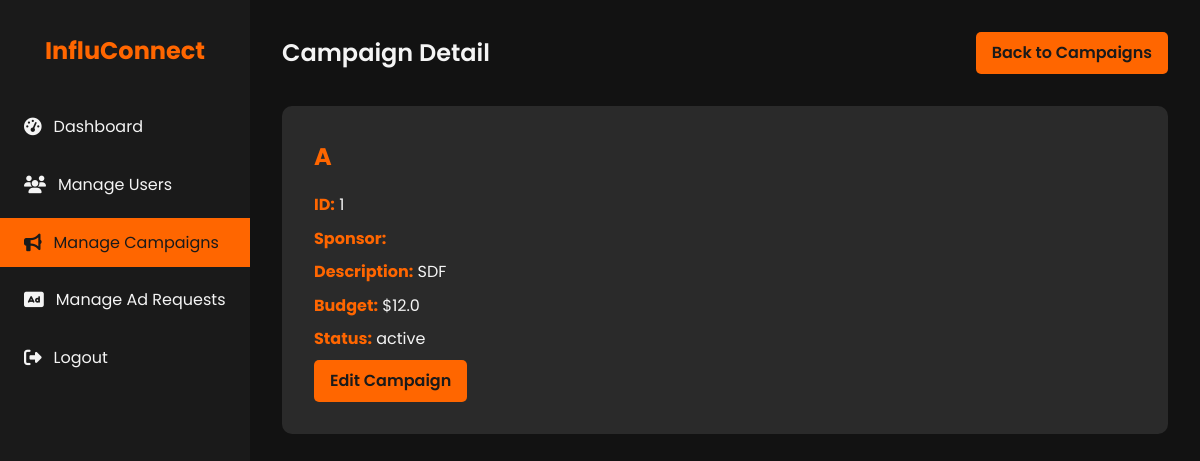
Page /admin/campaigns/1 (signed in) on the earlier database version.
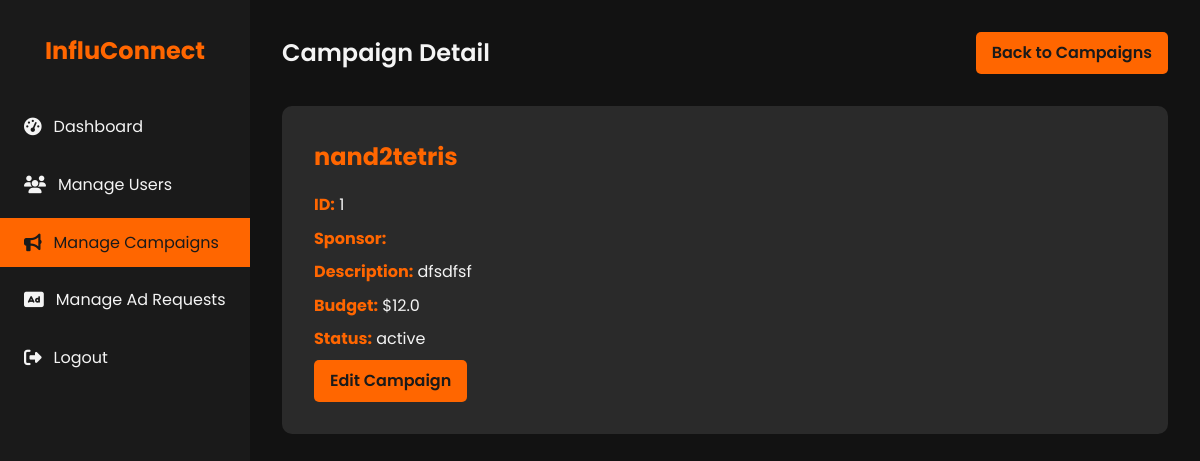
Same page on the later database version.
### models.py (models this page shows, shortened)
class Campaign(db.Model):
    id = db.Column(db.Integer, primary_key=True)
    sponsor_id = db.Column(db.Integer, db.ForeignKey('sponsor.id', ondelete='SET NULL'), nullable=True)
    title = db.Column(db.String(120), nullable=False)
    company_name= db.Column(db.String(120), nullable=False)
    description = db.Column(db.Text)
    budget = db.Column(db.Float)
    category = db.Column(db.String(120))
    status = db.Column(db.String(50), nullable=False)  # active, completed, flagged
    start_date = db.Column(db.DateTime)
    end_date = db.Column(db.DateTime)
    is_public = db.Column(db.Boolean, default=True)
    sponsor = db.relationship('Sponsor', backref=db.backref('campaigns', lazy=True, cascade='all, delete-orphan'))

### app.py (the view)
    @app.route('/admin/campaigns/<int:campaign_id>')
    @login_required
    @admin_required
    def admin_campaign_detail(campaign_id):
        campaign = Campaign.query.get_or_404(campaign_id)
        return render_template('admin_campaign_detail.html', campaign=campaign)

### templates/admin_campaign_detail.html (shortened to what this page needs)
<!DOCTYPE html>
<html lang="en">
<head>
    <link rel="stylesheet" href="https://cdnjs.cloudflare.com/ajax/libs/font-awesome/6.1.1/css/all.min.css">
</head>
<body>
    <div class="dashboard">
        <aside class="sidebar">
            <div class="logo">
                <h1>InfluConnect</h1>
            </div>
            <nav>
                <ul class="nav-menu">
                    <li class="nav-item">
                        <a href="{{ url_for('admin_dashboard') }}" class="nav-link">
                            <i class="fas fa-tachometer-alt"></i> Dashboard
                        </a>
                    </li>
                    <li class="nav-item">
                        <a href="{{ url_for('admin_users') }}" class="nav-link">
                            <i class="fas fa-users"></i> Manage Users
                        </a>
                    </li>
                    <li class="nav-item">
                        <a href="{{ url_for('admin_campaigns') }}" class="nav-link active">
                            <i class="fas fa-bullhorn"></i> Manage Campaigns
                        </a>
                    </li>
                    <li class="nav-item">
                        <a href="{{ url_for('admin_ad_requests') }}" class="nav-link">
                            <i class="fas fa-ad"></i> Manage Ad Requests
                        </a>
                    </li>
                    <li class="nav-item">
                        <a href="{{ url_for('logout') }}" class="nav-link">
                            <i class="fas fa-sign-out-alt"></i> Logout
                        </a>
                    </li>
                </ul>
            </nav>
        </aside>
        <main class="main-content">
            <header class="header">
                <h1 class="welcome-text">Campaign Detail</h1>
                <a href="{{ url_for('admin_campaigns') }}" class="btn">Back to Campaigns</a>
            </header>
            <section class="campaign-detail">
                <h2>{{ campaign.title }}</h2>
                <p><strong>ID:</strong> {{ campaign.id }}</p>
                <p><strong>Sponsor:</strong> {{ campaign.sponsor.username }}</p>
                <p><strong>Description:</strong> {{ campaign.description }}</p>
                <p><strong>Budget:</strong> ${{ campaign.budget }}</p>
                <p><strong>Status:</strong> {{ campaign.status }}</p>
                <a href="{{ url_for('admin_campaign_edit', campaign_id=campaign.id) }}" class="btn">Edit Campaign</a>
            </section>
        </main>
    </div>
</body>
</html>

Differences in the rows shown:
changed Campaign "active": title "A" → "nand2tetris"; description "SDF" → "dfsdfsf"
